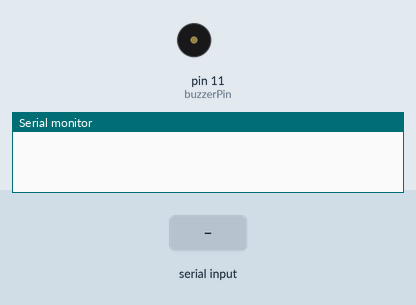
Bench run of a sketch on a simulated Arduino Uno, built with avr-gcc and run on an emulated ATmega328P. On the bench: buzzer (waves = sounding, pin HIGH), the last lines printed to the serial monitor. Inputs (shaded band) come from the test bench.

Above: at 1.2 s.
1.3 s: "L" received over the second serial link
At 2.1 s:
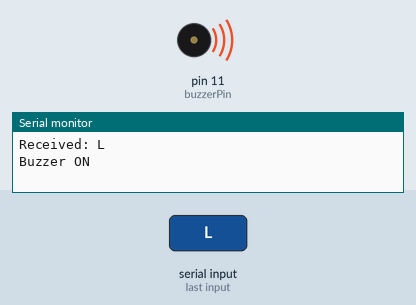
3.8 s: "l" received over the second serial link
At 5.2 s:
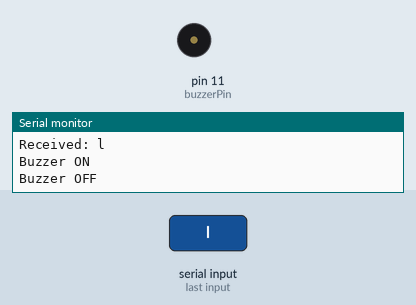
Timing chart, 0 to 6.8 s (numbered marks = the images above; inputs shaded):
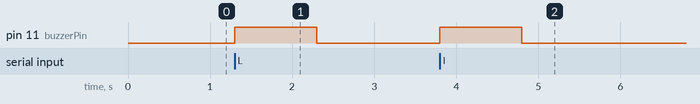

The sketch:

assistive_wearable.ino
```cpp
#include <SoftwareSerial.h>

SoftwareSerial BTSerial(6, 7); // RX, TX pins for HC-01 Bluetooth module
int buzzerPin = 11; // Pin connected to the buzzer
int buzzerDuration = 1000; // Duration for the buzzer to stay ON (in milliseconds)

void setup() {
  // Start serial communication with Bluetooth module
  BTSerial.begin(9600);
  // Set buzzer pin as output
  pinMode(buzzerPin, OUTPUT);
  // Start Serial Monitor (for debugging purposes)
  Serial.begin(9600);
}

void loop() {
  // Check if data is available to read from Bluetooth
  if (BTSerial.available()) {
    char receivedChar = BTSerial.read(); // Read the incoming character

    // Display received data on Serial Monitor (optional)
    Serial.print("Received: ");
    Serial.println(receivedChar);

    // Check if the received character is 'L' or 'l'
    if (receivedChar == 'L' || receivedChar == 'l') {
      digitalWrite(buzzerPin, HIGH); // Turn buzzer ON
      Serial.println("Buzzer ON");

      // Keep the buzzer ON for a longer duration
      delay(buzzerDuration); // Wait for buzzerDuration milliseconds

      digitalWrite(buzzerPin, LOW); // Turn buzzer OFF after the delay
      Serial.println("Buzzer OFF");
    } else {
      digitalWrite(buzzerPin, LOW); // Turn buzzer OFF immediately if other character
      Serial.println("Buzzer OFF");
    }
  }
}
```

Measured:
- after the input at 1.3 s, pin 11 (buzzerPin): LOW → HIGH at once, → LOW 1.0 s later
- after the input at 3.8 s, pin 11 (buzzerPin): LOW → HIGH at once, → LOW 1.0 s later
